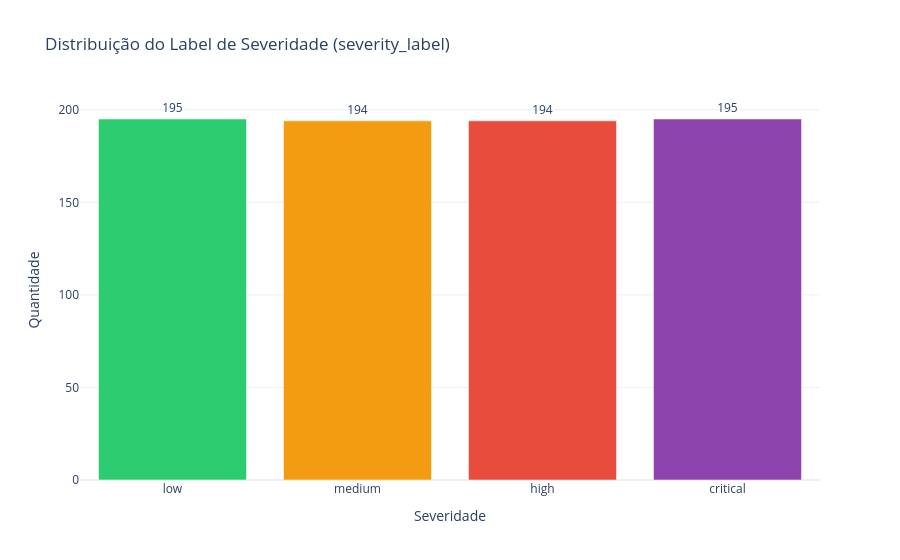

Notebook code for this chart:
### Code cell
# ============================================================
# 7.5 - Gráfico 5: Distribuição do severity_label
# ============================================================
severity_counts = df_gold["severity_label"].value_counts().reset_index()
severity_counts.columns = ["severity", "count"]

# Ordenar
order = ["low", "medium", "high", "critical"]
severity_counts["severity"] = pd.Categorical(severity_counts["severity"], categories=order, ordered=True)
severity_counts = severity_counts.sort_values("severity")

fig5 = px.bar(
    severity_counts,
    x="severity",
    y="count",
    title="Distribuição do Label de Severidade (severity_label)",
    labels={"severity": "Severidade", "count": "Quantidade"},
    color="severity",
    color_discrete_map={"low": "#2ecc71", "medium": "#f39c12", "high": "#e74c3c", "critical": "#8e44ad"},
    text="count"
)
fig5.update_layout(template="plotly_white", showlegend=False)
fig5.update_traces(textposition="outside")
fig5.show()

### Figure 1 — Plotly figure (JSON) as saved in the notebook; plotly's stock layout.template omitted (floating-point values rounded to 4 significant figures)
{"data": [{"hovertemplate": "Severidade=%{x}<br>Quantidade=%{text}<extra></extra>", "legendgroup": "low", "marker": {"color": "#2ecc71", "pattern": {"shape": ""}}, "name": "low", "orientation": "v", "showlegend": true, "text": [195.0], "textposition": "outside", "type": "bar", "x": ["low"], "xaxis": "x", "y": [195], "yaxis": "y"}, {"hovertemplate": "Severidade=%{x}<br>Quantidade=%{text}<extra></extra>", "legendgroup": "medium", "marker": {"color": "#f39c12", "pattern": {"shape": ""}}, "name": "medium", "orientation": "v", "showlegend": true, "text": [194.0], "textposition": "outside", "type": "bar", "x": ["medium"], "xaxis": "x", "y": [194], "yaxis": "y"}, {"hovertemplate": "Severidade=%{x}<br>Quantidade=%{text}<extra></extra>", "legendgroup": "high", "marker": {"color": "#e74c3c", "pattern": {"shape": ""}}, "name": "high", "orientation": "v", "showlegend": true, "text": [194.0], "textposition": "outside", "type": "bar", "x": ["high"], "xaxis": "x", "y": [194], "yaxis": "y"}, {"hovertemplate": "Severidade=%{x}<br>Quantidade=%{text}<extra></extra>", "legendgroup": "critical", "marker": {"color": "#8e44ad", "pattern": {"shape": ""}}, "name": "critical", "orientation": "v", "showlegend": true, "text": [195.0], "textposition": "outside", "type": "bar", "x": ["critical"], "xaxis": "x", "y": [195], "yaxis": "y"}], "layout": {"barmode": "relative", "legend": {"title": {"text": "Severidade"}, "tracegroupgap": 0}, "showlegend": false, "title": {"text": "Distribuição do Label de Severidade (severity_label)"}, "xaxis": {"anchor": "y", "categoryarray": ["low", "medium", "high", "critical"], "categoryorder": "array", "domain": [0, 1], "title": {"text": "Severidade"}}, "yaxis": {"anchor": "x", "domain": [0, 1], "title": {"text": "Quantidade"}}}}
